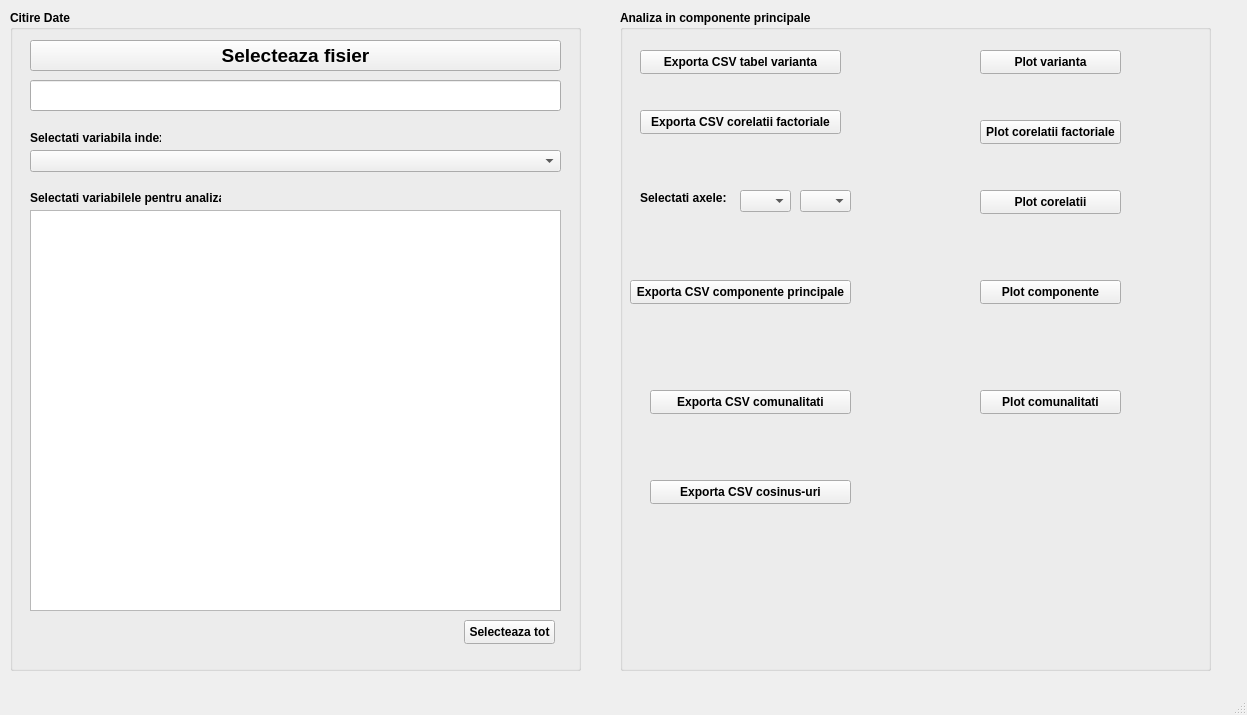
<?xml version="1.0" encoding="UTF-8"?>
<ui version="4.0">
 <class>MainWindow</class>
 <widget class="QMainWindow" name="MainWindow">
  <property name="geometry">
   <rect>
    <x>0</x>
    <y>0</y>
    <width>1247</width>
    <height>715</height>
   </rect>
  </property>
  <property name="windowTitle">
   <string>MainWindow</string>
  </property>
  <widget class="QWidget" name="centralwidget">
   <widget class="QGroupBox" name="groupBoxCitireDate">
    <property name="geometry">
     <rect>
      <x>10</x>
      <y>10</y>
      <width>571</width>
      <height>661</height>
     </rect>
    </property>
    <property name="font">
     <font>
      <pointsize>9</pointsize>
      <bold>true</bold>
     </font>
    </property>
    <property name="title">
     <string>Citire Date</string>
    </property>
    <widget class="QPushButton" name="btnCitireDate">
     <property name="geometry">
      <rect>
       <x>20</x>
       <y>30</y>
       <width>531</width>
       <height>31</height>
      </rect>
     </property>
     <property name="font">
      <font>
       <pointsize>14</pointsize>
       <bold>true</bold>
      </font>
     </property>
     <property name="text">
      <string>Selecteaza fisier</string>
     </property>
    </widget>
    <widget class="QLineEdit" name="lineEditCaleFisie">
     <property name="geometry">
      <rect>
       <x>20</x>
       <y>70</y>
       <width>531</width>
       <height>31</height>
      </rect>
     </property>
     <property name="font">
      <font>
       <pointsize>11</pointsize>
       <bold>true</bold>
      </font>
     </property>
    </widget>
    <widget class="QListWidget" name="listWidgetVariabile">
     <property name="geometry">
      <rect>
       <x>20</x>
       <y>200</y>
       <width>531</width>
       <height>401</height>
      </rect>
     </property>
    </widget>
    <widget class="QLabel" name="labelCheckBoxVariabile">
     <property name="geometry">
      <rect>
       <x>20</x>
       <y>180</y>
       <width>191</width>
       <height>16</height>
      </rect>
     </property>
     <property name="text">
      <string>Selectati variabilele pentru analiza:</string>
     </property>
    </widget>
    <widget class="QPushButton" name="btnSelecteazaToateVariabilele">
     <property name="geometry">
      <rect>
       <x>454</x>
       <y>610</y>
       <width>91</width>
       <height>24</height>
      </rect>
     </property>
     <property name="text">
      <string>Selecteaza tot</string>
     </property>
    </widget>
    <widget class="QComboBox" name="comboBoxVariabilaIndex">
     <property name="geometry">
      <rect>
       <x>20</x>
       <y>140</y>
       <width>531</width>
       <height>22</height>
      </rect>
     </property>
    </widget>
    <widget class="QLabel" name="labelVariabilaIndex">
     <property name="geometry">
      <rect>
       <x>20</x>
       <y>120</y>
       <width>131</width>
       <height>16</height>
      </rect>
     </property>
     <property name="text">
      <string>Selectati variabila index</string>
     </property>
     <property name="wordWrap">
      <bool>false</bool>
     </property>
    </widget>
   </widget>
   <widget class="QGroupBox" name="groupBoxAnalizaComponente">
    <property name="geometry">
     <rect>
      <x>620</x>
      <y>10</y>
      <width>591</width>
      <height>661</height>
     </rect>
    </property>
    <property name="font">
     <font>
      <bold>true</bold>
     </font>
    </property>
    <property name="title">
     <string>Analiza in componente principale</string>
    </property>
    <widget class="QPushButton" name="btnExpTabelVarianta">
     <property name="geometry">
      <rect>
       <x>20</x>
       <y>40</y>
       <width>201</width>
       <height>24</height>
      </rect>
     </property>
     <property name="text">
      <string>Exporta CSV tabel varianta</string>
     </property>
    </widget>
    <widget class="QPushButton" name="btnPlotVarianta">
     <property name="geometry">
      <rect>
       <x>360</x>
       <y>40</y>
       <width>141</width>
       <height>24</height>
      </rect>
     </property>
     <property name="text">
      <string>Plot varianta</string>
     </property>
    </widget>
    <widget class="QPushButton" name="btnExpCorelatiiFactoriale">
     <property name="geometry">
      <rect>
       <x>20</x>
       <y>100</y>
       <width>201</width>
       <height>24</height>
      </rect>
     </property>
     <property name="text">
      <string>Exporta CSV corelatii factoriale</string>
     </property>
    </widget>
    <widget class="QPushButton" name="btnPlotCorelatiiFactoriale">
     <property name="geometry">
      <rect>
       <x>360</x>
       <y>110</y>
       <width>141</width>
       <height>24</height>
      </rect>
     </property>
     <property name="text">
      <string>Plot corelatii factoriale</string>
     </property>
    </widget>
    <widget class="QPushButton" name="btnPlotCorelatii">
     <property name="geometry">
      <rect>
       <x>360</x>
       <y>180</y>
       <width>141</width>
       <height>24</height>
      </rect>
     </property>
     <property name="text">
      <string>Plot corelatii</string>
     </property>
    </widget>
    <widget class="QPushButton" name="btnExpComponentePrincipale">
     <property name="geometry">
      <rect>
       <x>10</x>
       <y>270</y>
       <width>221</width>
       <height>24</height>
      </rect>
     </property>
     <property name="text">
      <string>Exporta CSV componente principale</string>
     </property>
    </widget>
    <widget class="QPushButton" name="btnPlotComponente">
     <property name="geometry">
      <rect>
       <x>360</x>
       <y>270</y>
       <width>141</width>
       <height>24</height>
      </rect>
     </property>
     <property name="text">
      <string>Plot componente</string>
     </property>
    </widget>
    <widget class="QPushButton" name="btnExportaCosinusuri">
     <property name="geometry">
      <rect>
       <x>30</x>
       <y>470</y>
       <width>201</width>
       <height>24</height>
      </rect>
     </property>
     <property name="text">
      <string>Exporta CSV cosinus-uri</string>
     </property>
    </widget>
    <widget class="QPushButton" name="btnExpComunalitati">
     <property name="geometry">
      <rect>
       <x>30</x>
       <y>380</y>
       <width>201</width>
       <height>24</height>
      </rect>
     </property>
     <property name="text">
      <string>Exporta CSV comunalitati</string>
     </property>
    </widget>
    <widget class="QPushButton" name="btnPlotComunalitati">
     <property name="geometry">
      <rect>
       <x>360</x>
       <y>380</y>
       <width>141</width>
       <height>24</height>
      </rect>
     </property>
     <property name="text">
      <string>Plot comunalitati</string>
     </property>
    </widget>
    <widget class="QComboBox" name="comboBoxAxa1">
     <property name="geometry">
      <rect>
       <x>120</x>
       <y>180</y>
       <width>51</width>
       <height>22</height>
      </rect>
     </property>
    </widget>
    <widget class="QComboBox" name="comboBoxAxa2">
     <property name="geometry">
      <rect>
       <x>180</x>
       <y>180</y>
       <width>51</width>
       <height>22</height>
      </rect>
     </property>
    </widget>
    <widget class="QLabel" name="label">
     <property name="geometry">
      <rect>
       <x>20</x>
       <y>180</y>
       <width>91</width>
       <height>16</height>
      </rect>
     </property>
     <property name="text">
      <string>Selectati axele:</string>
     </property>
    </widget>
   </widget>
  </widget>
  <widget class="QMenuBar" name="menubar">
   <property name="geometry">
    <rect>
     <x>0</x>
     <y>0</y>
     <width>1247</width>
     <height>22</height>
    </rect>
   </property>
  </widget>
  <widget class="QStatusBar" name="statusbar"/>
 </widget>
 <resources/>
 <connections/>
</ui>
